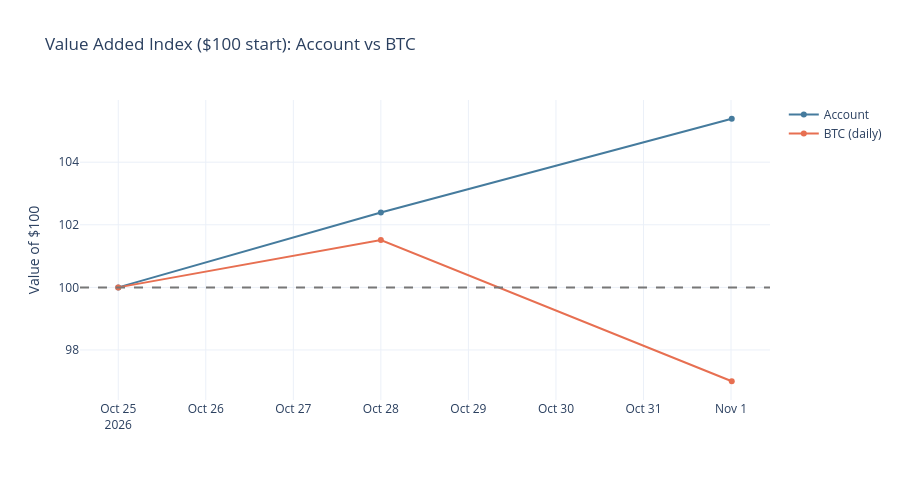
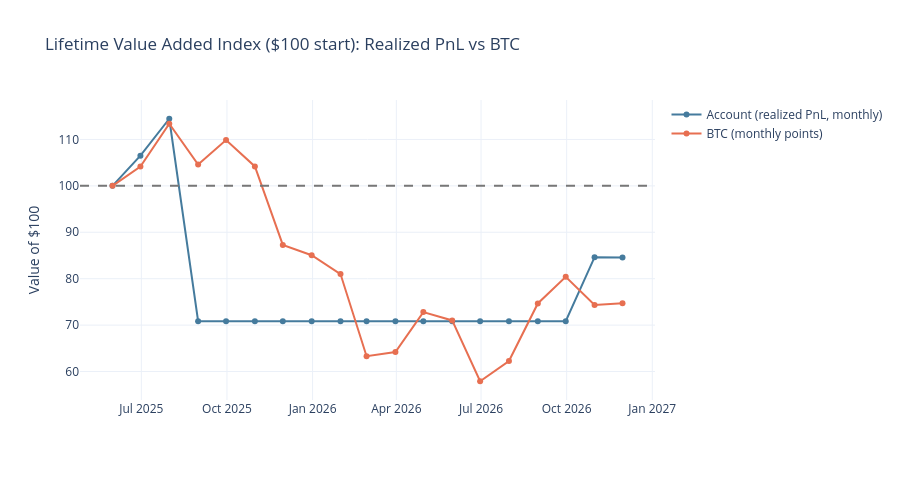

The code cell stored with these charts, in order, in its notebook:
### Markdown cell above
## Account vs BTC

Combined account comparison against BTC.

### Code cell
analytics.show_account_vs_btc()

### Figure 1 — Plotly figure (JSON) as saved in the notebook; plotly's stock layout.template omitted (floating-point values rounded to 4 significant figures)
{"data": [{"line": {"color": "#457b9d"}, "mode": "lines+markers", "name": "Account", "type": "scatter", "x": ["2026-10-25T00:00:00-04:00", "2026-10-28T00:00:00-04:00", "2026-11-01T00:12:05.887506-04:00"], "y": [100.0, 102.4, 105.4]}, {"line": {"color": "#e76f51"}, "mode": "lines+markers", "name": "BTC (daily)", "type": "scatter", "x": ["2026-10-25T00:00:00-04:00", "2026-10-28T00:00:00-04:00", "2026-11-01T00:12:05.887506-04:00"], "y": [100.0, 101.5, 97.0]}], "layout": {"height": 480, "hovermode": "x unified", "shapes": [{"line": {"color": "#777", "dash": "dash"}, "type": "line", "x0": 0, "x1": 1, "xref": "x domain", "y0": 100, "y1": 100, "yref": "y"}], "title": {"text": "Value Added Index ($100 start): Account vs BTC"}, "yaxis": {"title": {"text": "Value of $100"}}}}

### Figure 2 — Plotly figure (JSON) as saved in the notebook; plotly's stock layout.template omitted (floating-point values rounded to 4 significant figures)
{"data": [{"line": {"color": "#457b9d"}, "name": "Account (realized PnL, monthly)", "type": "scatter", "x": ["2025-05-31T00:00:00-04:00", "2025-06-30T00:00:00-04:00", "2025-07-31T00:00:00-04:00", "2025-08-31T00:00:00-04:00", "2025-09-30T00:00:00-04:00", "2025-10-31T00:00:00-04:00", "2025-11-30T00:00:00-05:00", "2025-12-31T00:00:00-05:00", "2026-01-31T00:00:00-05:00", "2026-02-28T00:00:00-05:00", "2026-03-31T00:00:00-04:00", "2026-04-30T00:00:00-04:00", "2026-05-31T00:00:00-04:00", "2026-06-30T00:00:00-04:00", "2026-07-31T00:00:00-04:00", "2026-08-31T00:00:00-04:00", "2026-09-30T00:00:00-04:00", "2026-10-31T00:00:00-04:00", "2026-11-30T00:00:00-05:00"], "y": [100.0, 106.5, 114.5, 70.85, 70.85, 70.85, 70.85, 70.85, 70.85, 70.85, 70.85, 70.85, 70.85, 70.85, 70.85, 70.85, 70.84, 84.64, 84.59]}, {"line": {"color": "#e76f51"}, "name": "BTC (monthly points)", "type": "scatter", "x": ["2025-05-31T00:00:00-04:00", "2025-06-30T00:00:00-04:00", "2025-07-31T00:00:00-04:00", "2025-08-31T00:00:00-04:00", "2025-09-30T00:00:00-04:00", "2025-10-31T00:00:00-04:00", "2025-11-30T00:00:00-05:00", "2025-12-31T00:00:00-05:00", "2026-01-31T00:00:00-05:00", "2026-02-28T00:00:00-05:00", "2026-03-31T00:00:00-04:00", "2026-04-30T00:00:00-04:00", "2026-05-31T00:00:00-04:00", "2026-06-30T00:00:00-04:00", "2026-07-31T00:00:00-04:00", "2026-08-31T00:00:00-04:00", "2026-09-30T00:00:00-04:00", "2026-10-31T00:00:00-04:00", "2026-11-30T00:00:00-05:00"], "y": [100.0, 104.1, 113.4, 104.6, 109.9, 104.2, 87.27, 85.06, 81.0, 63.3, 64.19, 72.81, 71.01, 57.91, 62.26, 74.67, 80.4, 74.36, 74.71]}], "layout": {"height": 480, "hovermode": "x unified", "shapes": [{"line": {"color": "#777", "dash": "dash"}, "type": "line", "x0": 0, "x1": 1, "xref": "x domain", "y0": 100, "y1": 100, "yref": "y"}], "title": {"text": "Lifetime Value Added Index ($100 start): Realized PnL vs BTC"}, "yaxis": {"title": {"text": "Value of $100"}}}}
